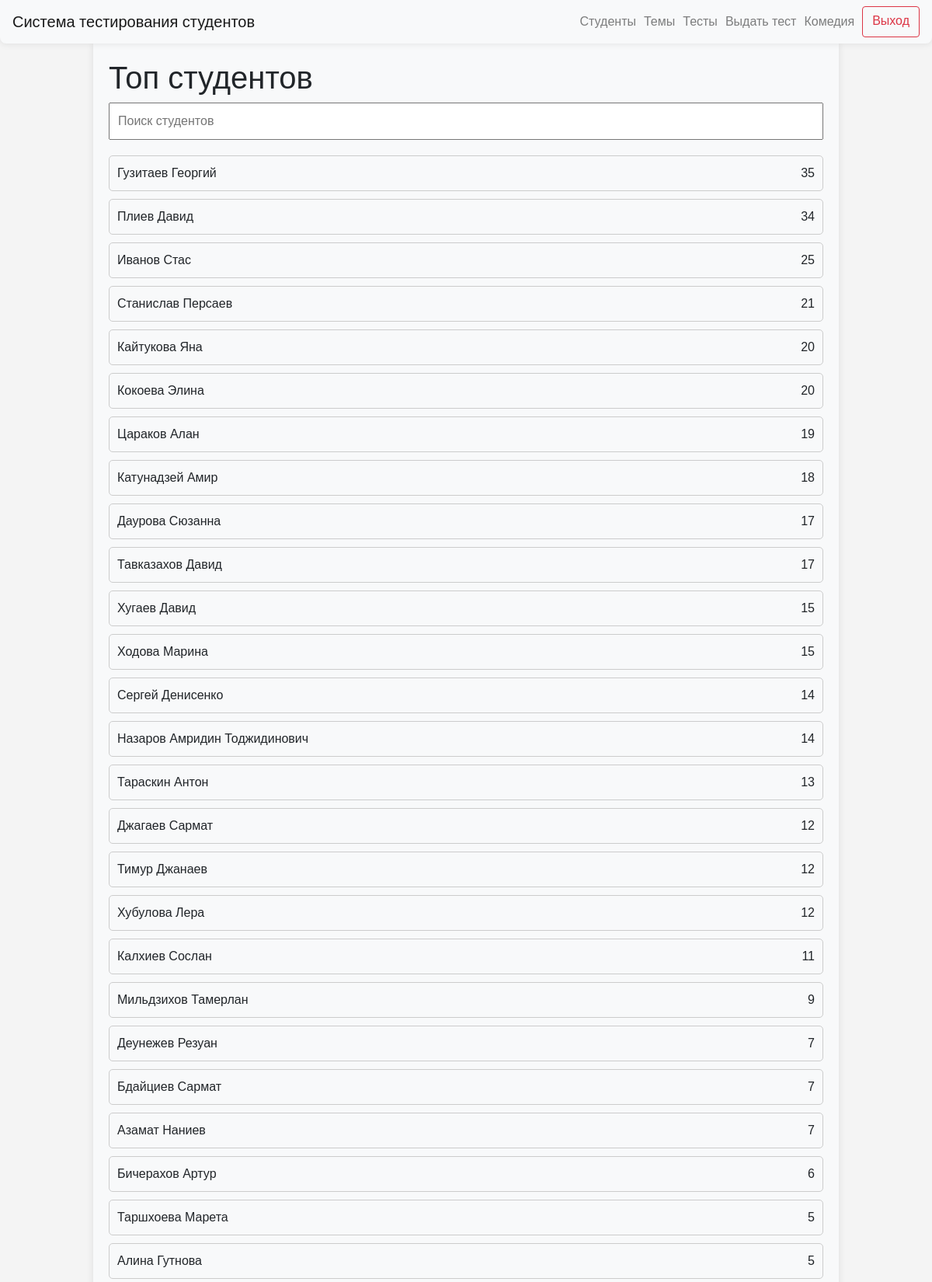
The app's page /top_students (signed in, upper part) with its own data.
### data/users.py (models this page shows)
class User(SqlAlchemyBase, UserMixin, SerializerMixin):
    __tablename__ = "users"
    id = sqlalchemy.Column(
        sqlalchemy.Integer,
        primary_key=True,
        autoincrement=True,
    )
    name = sqlalchemy.Column(
        sqlalchemy.String,
        nullable=True,
    )
    group_id = sqlalchemy.Column(
        sqlalchemy.Integer,
        sqlalchemy.ForeignKey(
            "groups.id",
            ondelete="CASCADE",
        ),
        nullable=False,
    )
    date_of_birth = sqlalchemy.Column(
        sqlalchemy.Date,
        nullable=False,
    )
    user_level = sqlalchemy.Column(
        sqlalchemy.String,
        default="student",
    )

### server.py (the view)
@app.route("/top_students")
@login_required
def top_students():
    if current_user.user_level == "admin":
        db_sess = db_session.create_session()
        students = db_sess.query(User).filter(User.user_level == "student").all()
        students_res = [
            [
                student.name,
                count_cor_wng_ans(
                    db_sess.query(BlitzTest)
                    .filter(
                        BlitzTest.student == student.id,
                    )
                    .all(),
                )[0],
            ]
            for student in students
        ]
        students_top = sorted(students_res, key=lambda x: x[1], reverse=True)
        return render_template(
            "top_students.html",
            title="Топ студентов",
            students_top=students_top,
        )
    abort(403)

### data/db_session.py (called while the page is built)
def create_session() -> Session:
    global __factory
    return __factory()

### server.py (called while the page is built)
@login_manager.user_loader
def load_user(user_id):
    db_sess = db_session.create_session()
    return db_sess.query(User).get(user_id)

### utils/count_correct_and_wrong_ans.py (called while the page is built)
def count_cor_wng_ans(student_tests):
    correct_ans = 0
    wrong_ans = 0
    for test in student_tests:
        if test.result_answer_1 == 1:
            correct_ans += 1
        if test.result_answer_2 == 1:
            correct_ans += 1
        if test.result_answer_3 == 1:
            correct_ans += 1
        if test.result_answer_4 == 1:
            correct_ans += 1
        if test.result_answer_5 == 1:
            correct_ans += 1
        if test.result_answer_1 == 0:
            wrong_ans += 1
        if test.result_answer_2 == 0:
            wrong_ans += 1
        if test.result_answer_3 == 0:
            wrong_ans += 1
        if test.result_answer_4 == 0:
            wrong_ans += 1
        if test.result_answer_5 == 0:
            wrong_ans += 1
    return [correct_ans, wrong_ans]

### templates/top_students.html (shortened to what this page needs)
{% extends "base.html" %}
{% block content %}
<body>
<h1>Топ студентов</h1>
<input type="text" id="searchInput" onkeyup="searchTests()" placeholder="Поиск студентов">
<ul id="testList">
    {% for name, res in students_top %}
    <li class="testItem">{{ name }}
        <div class="buttons-container"><a>{{ res }}</a></div>
    </li>
    {% endfor %}
</ul>
</body>
{% endblock %}

### templates/base.html (shortened to what this page needs)
<!doctype html>
<html lang="en">
<head>
    <link rel="stylesheet"
          href="https://stackpath.bootstrapcdn.com/bootstrap/4.4.1/css/bootstrap.min.css"
>
    <link rel="stylesheet" type="text/css" href="../static/css/style.css">
</head>
<body>
<header>
    <nav class="navbar navbar-light bg-light custom-navbar">
        <a class="navbar-brand" href="/">Система тестирования студентов</a>
        {% if current_user.is_authenticated %}
        <div class="d-flex flex-row-reverse">
            <a class="btn btn-outline-danger spaced-element" style="margin-left: 10px; text-align: center;"
               href="/logout">Выход</a>
            {% if current_user.user_level == 'admin' %}
            <a class="navbar-text" style="margin-left: 10px; text-align: center;">{{ current_user.name }}</a>
            <a class="navbar-text" style="margin-left: 10px; text-align: center;" href="/select_group_for_test">Выдать тест</a>
            <a class="navbar-text" style="margin-left: 10px; text-align: center;" href="/">Тесты</a>
            <a class="navbar-text" style="margin-left: 10px; text-align: center;" href="/topics">Темы</a>
            <a class="navbar-text" style="margin-left: 10px; text-align: center;" href="/groups">Студенты</a>
            {% else %}
            <a class="navbar-text" style="margin-left: 10px; text-align: center;" href="{{ url_for('personal_cabinet', user_id=current_user.id) }}">{{ current_user.name }}</a>
            {% endif %}
        </div>
        {% endif %}
    </nav>
</header>
<main role="main" class="container">
    {% block content %}
    {% endblock %}
</main>
</body>
</html>

### static/css/style.css (style rules this page uses)
body { font-family: Arial, sans-serif; margin: 0; padding: 0; background-color: #f4f4f4; }
.custom-navbar { margin: 0 auto; background-color: #f8f9fa; border-radius: 0 0 8px 8px; box-shadow: 0 0 10px rgba(0,0,0,0.1); }

### templates/top_students.html (style rules this page uses)
body { font-family: Arial, sans-serif; margin: 0; padding: 0; background-color: #f4f4f4; }
.container { width: 80%; margin: 0 auto; padding: 20px; background-color: #f8f9fa; border-radius: 0 0 8px 8px; box-shadow: 0 0 10px rgba(0,0,0,0.1); }
#searchInput { width: 100%; padding: 10px; margin-bottom: 20px; font-size: 16px; }
#testList { list-style-type: none; padding: 0; }
.testItem { border: 1px solid #ccc; border-radius: 5px; padding: 10px; margin-bottom: 10px; }
.testItem { display: flex; justify-content: space-between; align-items: center; border: 1px solid #ccc; border-radius: 5px; padding: 10px; margin-bottom: 10px; }
.testItem a { margin-left: auto; }
.buttons-container { display: flex; gap: 10px; }

### records on screen
User: name "Комедия"
User: name "Гузитаев Георгий", res "35"
User: name "Плиев Давид", res "34"
User: name "Иванов Стас", res "25"
User: name "Станислав Персаев", res "21"
User: name "Кайтукова Яна", res "20"
User: name "Кокоева Элина", res "20"
User: name "Цараков Алан", res "19"
User: name "Катунадзей Амир", res "18"
User: name "Даурова Сюзанна", res "17"
User: name "Тавказахов Давид", res "17"
User: name "Хугаев Давид", res "15"
User: name "Ходова Марина", res "15"
User: name "Сергей Денисенко", res "14"
User: name "Назаров Амридин Тоджидинович", res "14"
User: name "Тараскин Антон", res "13"
User: name "Джагаев Сармат", id "12"
User: name "Тимур Джанаев", res "12"
User: name "Хубулова Лера", res "12"
User: name "Калхиев Сослан", res "11"
User: name "Мильдзихов Тамерлан", res "9"
User: name "Деунежев Резуан", res "7"
User: name "Бдайциев Сармат", res "7"
User: name "Азамат Наниев", res "7"
User: name "Бичерахов Артур", res "6"
User: name "Таршхоева Марета", res "5"
User: name "Алина Гутнова", res "5"
